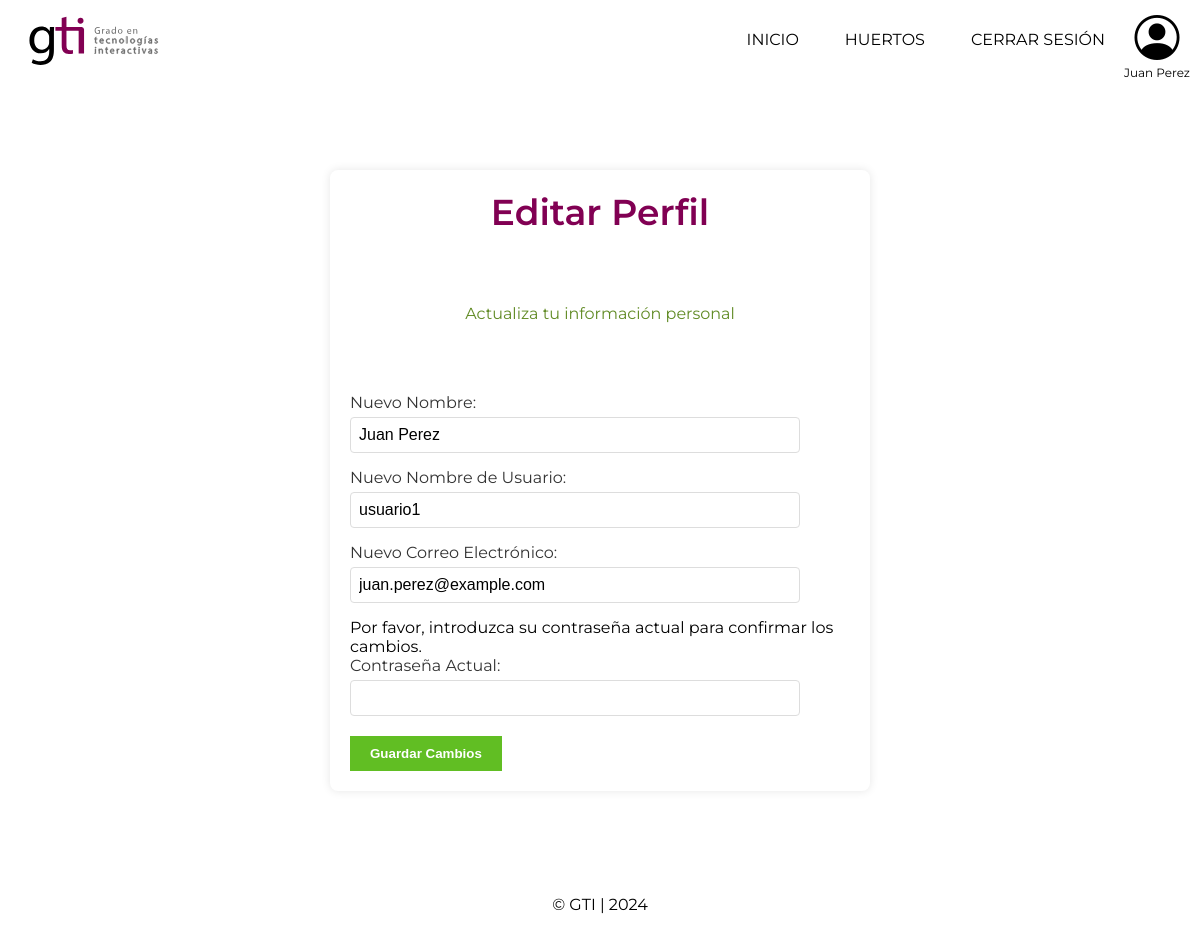
The page /cliente/editarPerfil.php (signed in) on the database its author committed.
### tables this page shows
CREATE TABLE `Usuarios` (
  `usuario_id` int NOT NULL,
  `nombre` varchar(100) DEFAULT NULL,
  `email` varchar(100) DEFAULT NULL,
  `usuario` varchar(50) NOT NULL,
  `contrasena` varchar(255) NOT NULL,
  `rol_id` int DEFAULT NULL
);

### cliente/editarPerfil.php (the view, shortened to what this page needs)
<?php
include("includes/menu-cliente.php");
$usuario_id = $_SESSION["usuario_id"];
$nombre = $usuario = $email = $general_err = "";
$sql = "SELECT nombre, usuario, email FROM Usuarios WHERE usuario_id = ?";
if ($stmt = $conn->prepare($sql)) {
    $stmt->bind_param("i", $usuario_id);
    if ($stmt->execute()) {
        $stmt->bind_result($nombre_actual, $usuario_actual, $email_actual);
    } else {
        echo "Error: No se pudo ejecutar la consulta.";
    }
} else {
    echo "Error: No se pudo preparar la consulta.";
}
?>
<div class="editar-perfil-page">
    <div class="editar-perfil-container">
        <h2>Editar Perfil</h2>
        <div class="space"></div>
        <?php if (!empty($general_err)): ?>
            <p class="alert-danger"><?php echo htmlspecialchars($general_err); ?></p>
        <?php else: ?>
            <p class="alert-green">Actualiza tu información personal</p>
        <?php endif; ?>
        <div class="space"></div>
        <form id="editarPerfilForm" action="<?php echo htmlspecialchars($_SERVER["PHP_SELF"]); ?>" method="post">
            <div class="form-group">
                <label for="nombre">Nuevo Nombre:</label>
                <input type="text" id="nombre" name="nombre" value="<?php echo htmlspecialchars($nombre_actual); ?>" required>
            </div>
            <div class="form-group">
                <label for="usuario">Nuevo Nombre de Usuario:</label>
                <input type="text" id="usuario" name="usuario" value="<?php echo htmlspecialchars($usuario_actual); ?>" required>
            </div>
            <div class="form-group">
                <label for="email">Nuevo Correo Electrónico:</label>
                <input type="email" id="email" name="email" value="<?php echo htmlspecialchars($email_actual); ?>" required>
            </div>
            <div class="form-message">
                <p>Por favor, introduzca su contraseña actual para confirmar los cambios.</p>
            </div>
            <div class="form-group">
                <label for="contrasenaAnterior">Contraseña Actual:</label>
                <input type="password" id="contrasenaAnterior" name="contrasenaAnterior" required>
            </div>
            <div class="form-actions">
                <button type="submit" class="edit-profile-link">Guardar Cambios</button>
            </div>
        </form>
    </div>
</div>
<?php
include("includes/footer-cliente.php");
?>

### cliente/includes/menu-cliente.php (shortened to what this page needs)
<?php
require_once "../config/constants.php";
$usuario_id = $_SESSION["usuario_id"];
$sql = "SELECT * FROM Usuarios WHERE usuario_id = ?";
if ($stmt = $conn->prepare($sql)) {
    $stmt->bind_param("i", $usuario_id);
    if ($stmt->execute()) {
        $result = $stmt->get_result();
        if ($result->num_rows == 1) {
            $usuario = $result->fetch_assoc();
        } else {
            echo "Error: No se encontró al usuario.";
            exit;
        }
    } else {
        echo "Error: No se pudo ejecutar la consulta.";
        exit;
    }
} else {
    echo "Error: No se pudo preparar la consulta.";
    exit;
}
?>
<!DOCTYPE html>
<html lang="es">
<head>
    <link rel="stylesheet" href="https://cdn.jsdelivr.net/npm/bootstrap-icons@1.11.3/font/bootstrap-icons.min.css">
    <link rel="stylesheet" href="../css/global.css">
    <link rel="stylesheet" href="css/menufootercliente.css">
    <link rel="stylesheet" href="../css/forms.css">
    <link rel="stylesheet" href="../css/landing.css">
    <link rel="stylesheet" href="css/perfil.css">
    <link rel="stylesheet" href="css/huertos.css">
    <link rel="stylesheet" href="css/instalaciones.css">
</head>
<body>
    <header class="menu-cliente">
    <div class="header__container">
        <a href="index.php" class="header__logo">
            <img src="../img/logoGTI.svg" alt="Site Logo" class="header__logo-image" />
        </a>
        <nav class="header__nav">
            <ul class="header__nav-list">
                <li class="header__nav-item"><a href="index.php">Inicio</a></li>
                <li class="header__nav-item"><a href="huertos.php">Huertos</a></li>
                <li class="header__nav-item"><a href="logout.php">Cerrar Sesión</a></li>
            </ul>
            <div class="profile">
                <a href="perfil.php">
                <i class="bi bi-person-circle"></i>
                <span><?php echo htmlspecialchars($usuario["nombre"]); ?></span>
                </a>
            </div>
        </nav>
    </div>
</header>

### css/global.css (style rules this page uses)
* { margin: 0; padding: 0; font-weight: 400; }
:root { --black:#000000 ; --wine: #810053; --wine2: #59003a; --green: #61be23; --dark-green: #618B25; --blue: #43748F; --gray: #82846d; --dark-gray: #636454; --light-gris: #f1f2f6; --white: #ffffff; }
body { margin: 0; padding: 0; font-family: "Montserrat", sans-serif; justify-content: center; align-items: center; background-image: url('../img/panel.jpg'); background-size: cover; background-repeat: no-repeat; background-position: center; z-index: -1; }
h1,h2,h3 { font-weight: 600; }
h2 { font-size: 36px; color: var(--wine); }
p { font-size: 16px; color: var(--black); }
.space { margin: 25px 0; }

### cliente/css/menufootercliente.css (style rules this page uses)
.menu-cliente { display: flex; justify-content: space-between; align-items: center; height: 80px; background-color: #fff; }
.header__container { display: flex; align-items: center; justify-content: space-between; width: 100%; }
.header__logo { position: absolute; top: 0; left: 0; }
.header__logo-image { position: relative; height: 80px; }
.header__nav-list { position: absolute; right: 80px; top: 0; display: flex; flex-direction: row; justify-content: center; align-items: center; list-style: none; background-color: var(--white); z-index: 999; gap: 1rem; }
.header__nav-item { text-align: center; margin-top: 20px; }
.header__nav-item a { display: block; padding: 10px 15px; color: var(--black); text-transform: uppercase; text-decoration: none; }
.bi-person-circle { font-size: 45px; color: #000000; margin: 10px; }
.profile { font-size: 45px; margin: 10px; position: absolute; top: 0; right: 0; background-color: #fff; text-align: center; list-style: none; }
.profile a { text-decoration: none; }
.profile span { display: block; font-size: 12px; color: #000000; }

### css/forms.css (style rules this page uses)
.alert-green { color: var(--dark-green); }
.form-group { margin-bottom: 20px; width: 90%; }
.form-group label { display: block; margin-bottom: 10px; color: #333; }
input[type="text"], input[type="email"], input[type="password"] { position: relative; width: 100%; padding: 10px; font-size: 16px; border-radius: 4px; }

### cliente/css/perfil.css (style rules this page uses)
.edit-profile-link { font-weight: bold; display: inline-block; padding: 10px 20px; background-color: var(--green); color: white; border: none; text-decoration: none; cursor: pointer; }
.editar-perfil-page { background-color: #fff; margin: 0; padding: 0; display: flex; justify-content: center; align-items: center; height: 100vh; }
.editar-perfil-container { background-color: #ffffff; padding: 20px; border-radius: 8px; box-shadow: 0 0 10px rgba(0, 0, 0, 0.1); width: 90%; max-width: 500px; text-align: center; }
.editar-perfil-container h2 { margin-bottom: 20px; }
.form-group { margin-bottom: 15px; text-align: left; }
.form-group label { display: block; margin-bottom: 5px; }
.form-group input { width: 100%; padding: 8px; box-sizing: border-box; border: 1px solid #ddd; border-radius: 4px; }
.form-actions { margin-top: 20px; text-align: left; }
.form-message p { text-align: left; }

### cliente/css/instalaciones.css (style rules this page uses)
.space { height: 20px; }

### rows shown on the page
usuarios: nombre "Juan Perez", usuario "usuario1", email "juan.perez@example.com"
